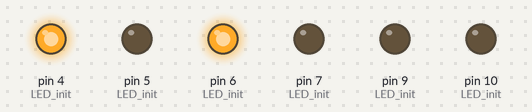
Bench run of a sketch on a simulated Arduino Uno, built with avr-gcc and run on an emulated ATmega328P. Parts: output pins drawn as LEDs (lit = HIGH).

Above: at 0.05 s.
At 9.55 s:
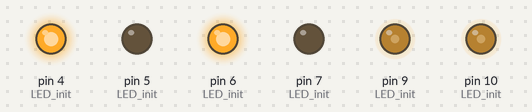
At 19.95 s:
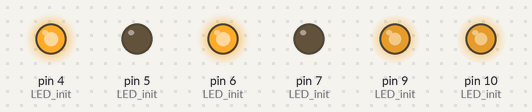
At 25.45 s:
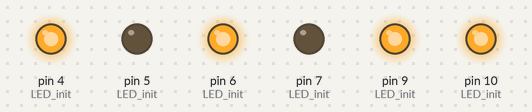
At 39.85 s:
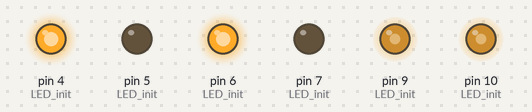
Timing chart, 0 to 40.0 s (numbered marks = the images above):
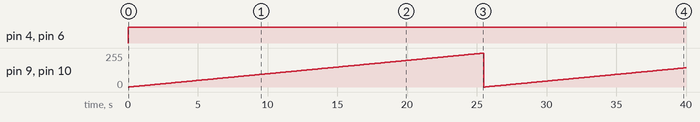

Measured:
- by itself, pin 4 (LED_init), pin 6 (LED_init): LOW → HIGH at 0.00 s
- by itself, pin 9 (LED_init), pin 10 (LED_init): 0/255 → 1/255 at 0.10 s, → 2/255 0.10 s later, → 3/255 0.10 s later, → 4/255 0.10 s later, … (399 changes in this stretch)

The sketch:

motordrivertest.ino
```cpp
int const ena = 9;
int const enb = 10;

void setup() {
  pinMode(4, OUTPUT);   // LED init
  pinMode(5, OUTPUT);   // LED init
  pinMode(6, OUTPUT);   // LED init
  pinMode(7, OUTPUT);   // LED init
  pinMode(9, OUTPUT);   // LED init
  pinMode(10, OUTPUT);  // LED init
  // put your setup code here, to run once:
}

void loop() {
  // put your main code here, to run  repeatedly:
  digitalWrite(4, HIGH);
  digitalWrite(5, LOW);
  digitalWrite(6, HIGH);
  digitalWrite(7, LOW);
  for (int i = 0; i < 255; i++) {
    analogWrite(9, i);
    analogWrite(10, i);
    delay(100);
  }
}
```
